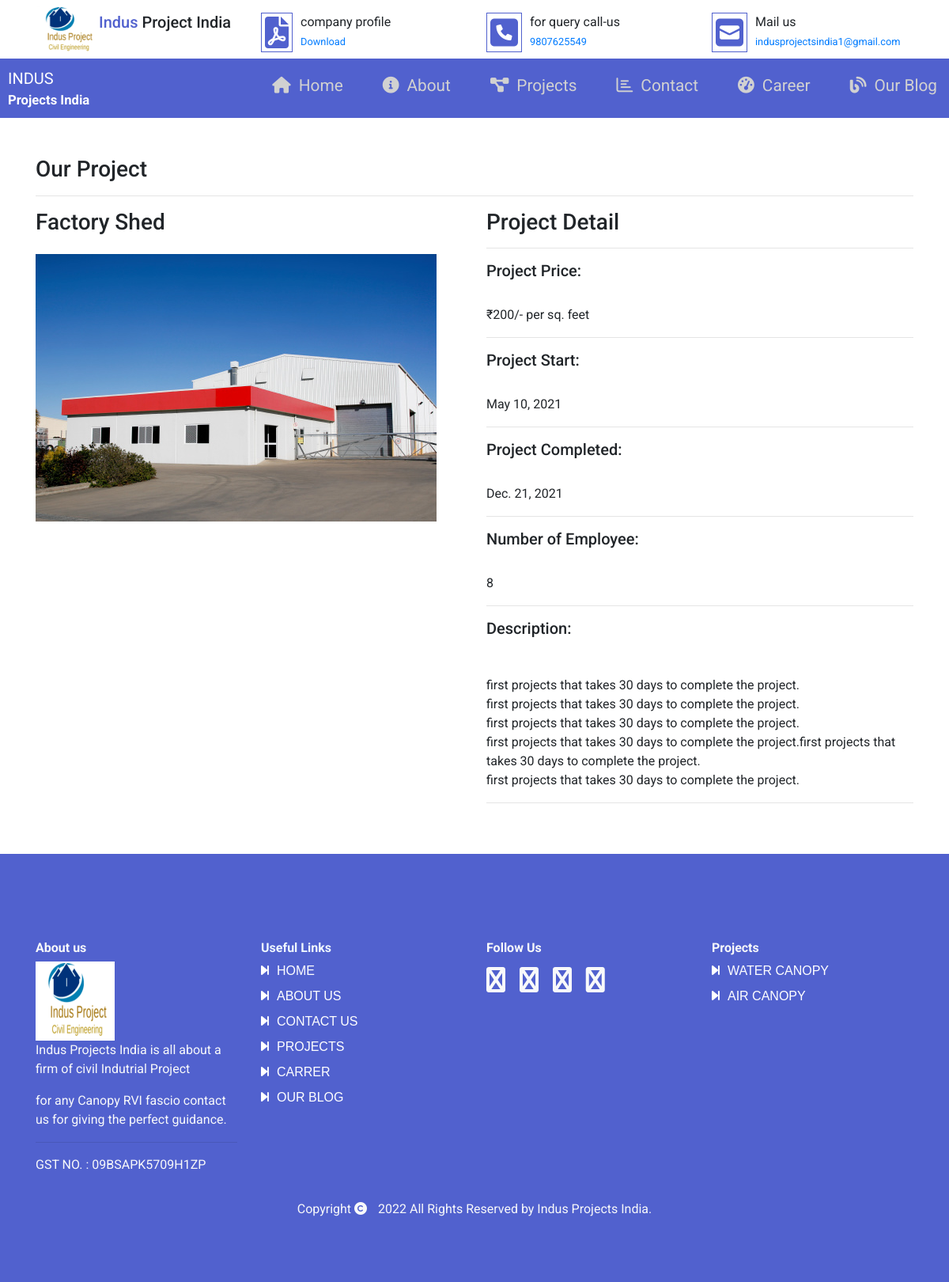
Page /detail/1/ on the committed database.
### website/models.py (models this page shows, shortened)
class Product(models.Model):
    title = models.CharField(max_length=200)
    image = models.ImageField(upload_to='media/', blank=True)
    price = models.PositiveIntegerField(null=True, blank=True)
    emp_number = models.PositiveIntegerField(blank=True, null=True)
    start_date = models.DateField(null=True,blank=True)
    complete_date = models.DateField(null=True,blank=True)
    description = models.TextField()

### website/views.py (the view)
# urls.py: path('detail/<int:pk>/', views.ProjDetailView.as_view(), name='detail'),
class ProjDetailView(TemplateView):
    template_name = 'detail.html'
    def get_context_data(self, **kwargs):
        context = super().get_context_data(**kwargs)
        id = kwargs['pk']
        product = Product.objects.get(pk=id)
        context['product'] = product
        return context

### website/templates/detail.html (shortened to what this page needs)
{% extends 'base.html' %}
{% block content %}
<div class="container mt-5">
    <h3> Our Project</h3><hr>
    <div class="row">
        <div class="col-md-6">
            <h3>{{product.title}}</h3>
            <p><img class="img-responsive mt-3" src="{{ product.image.url}}"></p>
        </div>
        <div class="col-md-6">
        <h3>Project Detail</h3><hr>
        <h5>Project Price:</h5>&nbsp;<p>&#8377;{{product.price}}/- per sq. feet</p><hr>
        <h5>Project Start:</h5>&nbsp;<p>{{product.start_date}}</p><hr>
        <h5>Project Completed:</h5>&nbsp;<p>{{product.complete_date}}</p><hr>
        <h5>Number of Employee:</h5>&nbsp;<p>{{product.emp_number}}</p><hr>
        <h5>Description:</h5> &nbsp;<p>{{product.description|linebreaks}}</p><hr>
    </div>
    </div>
</div>
{% endblock %}

### website/templates/base.html (style rules this page uses)
body { font-family: 'Roboto', sans-serif; }
* { margin: 0; padding: 0; }

### rows in the picture
Product: title "Factory Shed", image (picture), price "200", start_date "May 10, 2021", complete_date "Dec. 21, 2021", emp_number "8", description "first projects that takes 30 days to complete the project. first projects that takes 30 days to complete the project. first projects that takes 30 days to complete the project. first projects that takes 30 days to complete the project.first projects that takes 30 days to complete the project. first projects that takes 30 days to complete the project."
